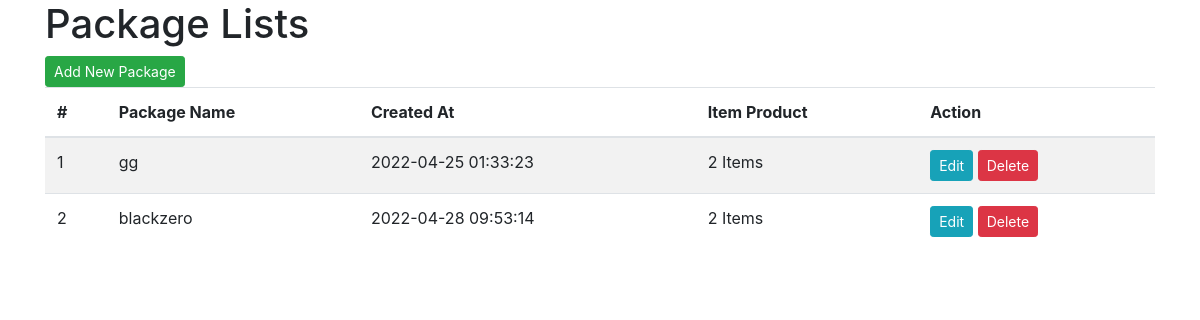
The page / on the database its author committed.
### tables this page shows
CREATE TABLE `package` (
  `package_id` int(11) NOT NULL,
  `package_name` varchar(100) DEFAULT NULL,
  `package_created_at` datetime DEFAULT NULL
);

### application/controllers/Package.php (called while the page is built, shortened)
<?php
class Package extends CI_Controller{
	function __construct(){
		$this->load->model('Package_model','package_model');
	}
	function index(){
		$data['product'] = $this->package_model->get_products();
		$data['package'] = $this->package_model->get_packages();
		$this->load->view('package_view',$data);
	}
}

### index.php (called while the page is built, shortened)
<?php
require_once BASEPATH.'core/CodeIgniter.php';

### application/models/Package_model.php (called while the page is built, shortened)
<?php
class Package_model extends CI_Model{
	function get_packages(){
		$this->db->select('package.*,COUNT(product_id) AS item_product');
		$this->db->from('package');
		$this->db->join('detail', 'package_id=detail_package_id');
		$this->db->join('product', 'detail_product_id=product_id');
		$this->db->group_by('package_id');
		$query = $this->db->get();
		return $query;
	}
}

### application/views/package_view.php (the view, shortened to what this page needs)
<!DOCTYPE html>
<html>
<head>
	<link rel="stylesheet" type="text/css" href="<?php echo base_url('assets/css/bootstrap.css');?>">
	<link rel="stylesheet" type="text/css" href="<?php echo base_url('assets/css/bootstrap-select.css');?>">
</head>
<body>
	<div class="container">
		<h1>Package Lists</h1>
		<button type="button" class="btn btn-success btn-sm" data-toggle="modal" data-target="#addNewModal">Add New Package</button><br/>
		<table class="table table-striped">
			<thead>
				<tr>
					<th>#</th>
					<th>Package Name</th>
					<th>Created At</th>
					<th>Item Product</th>
					<th>Action</th>
				</tr>
			</thead>
			<tbody>
				<?php
					$count=0;
					foreach ($package->result() as $row) :
						$count++;
				?>
				<tr>
					<td><?php echo $count;?></td>
					<td><?php echo $row->package_name;?></td>
					<td><?php echo $row->package_created_at;?></td>
					<td><?php echo $row->item_product.' Items';?></td>
					<td>
						<a href="#" class="btn btn-info btn-sm update-record" data-package_id="<?php echo $row->package_id;?>" data-package_name="<?php echo $row->package_name;?>">Edit</a>
						<a href="#" class="btn btn-danger btn-sm delete-record" data-package_id="<?php echo $row->package_id;?>">Delete</a>
					</td>
				</tr>
				<?php endforeach;?>
			</tbody>
		</table>
	</div>
</body>
</html>

### rows shown on the page
package: package_name "gg", package_created_at "2022-04-25 01:33:23", item_product "2"
package: package_name "blackzero", package_created_at "2022-04-28 09:53:14", item_product "2"
